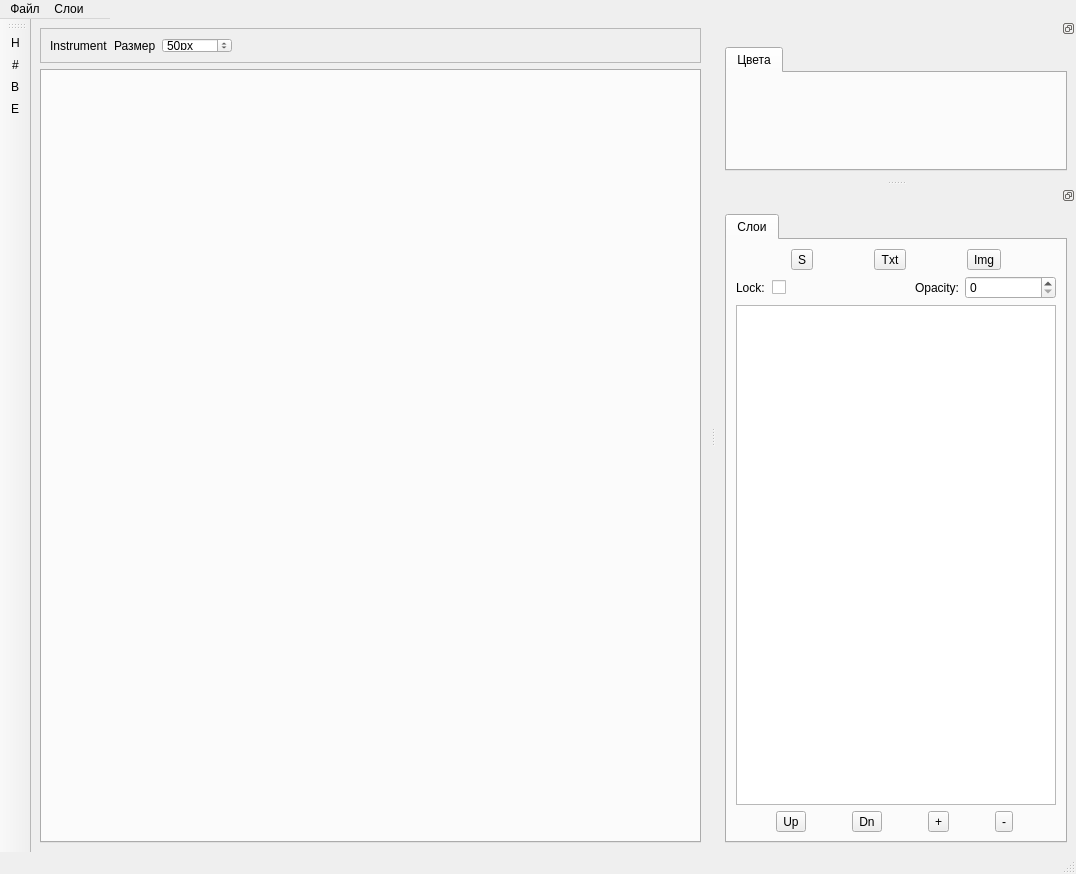
<?xml version="1.0" encoding="UTF-8"?>
<ui version="4.0">
 <class>MainWindow</class>
 <widget class="QMainWindow" name="MainWindow">
  <property name="geometry">
   <rect>
    <x>0</x>
    <y>0</y>
    <width>1076</width>
    <height>874</height>
   </rect>
  </property>
  <property name="minimumSize">
   <size>
    <width>800</width>
    <height>600</height>
   </size>
  </property>
  <property name="windowTitle">
   <string>MainWindow</string>
  </property>
  <widget class="QWidget" name="centralwidget">
   <layout class="QGridLayout" name="gridLayout">
    <item row="0" column="0">
     <widget class="QFrame" name="frame">
      <property name="minimumSize">
       <size>
        <width>0</width>
        <height>35</height>
       </size>
      </property>
      <property name="maximumSize">
       <size>
        <width>16777215</width>
        <height>35</height>
       </size>
      </property>
      <property name="frameShape">
       <enum>QFrame::StyledPanel</enum>
      </property>
      <property name="frameShadow">
       <enum>QFrame::Raised</enum>
      </property>
      <layout class="QHBoxLayout" name="horizontalLayout_5">
       <item>
        <widget class="QLabel" name="label_4">
         <property name="text">
          <string>Instrument</string>
         </property>
        </widget>
       </item>
       <item>
        <widget class="QLabel" name="label_3">
         <property name="maximumSize">
          <size>
           <width>60</width>
           <height>16777215</height>
          </size>
         </property>
         <property name="text">
          <string>Размер</string>
         </property>
        </widget>
       </item>
       <item>
        <widget class="QSpinBox" name="brushSize">
         <property name="minimumSize">
          <size>
           <width>70</width>
           <height>0</height>
          </size>
         </property>
         <property name="maximumSize">
          <size>
           <width>20</width>
           <height>16777215</height>
          </size>
         </property>
         <property name="suffix">
          <string>px</string>
         </property>
         <property name="maximum">
          <number>5000</number>
         </property>
         <property name="value">
          <number>50</number>
         </property>
        </widget>
       </item>
       <item>
        <spacer name="horizontalSpacer">
         <property name="orientation">
          <enum>Qt::Horizontal</enum>
         </property>
         <property name="sizeHint" stdset="0">
          <size>
           <width>40</width>
           <height>20</height>
          </size>
         </property>
        </spacer>
       </item>
      </layout>
     </widget>
    </item>
    <item row="1" column="0">
     <widget class="QTabWidget" name="tabWidget">
      <property name="currentIndex">
       <number>-1</number>
      </property>
      <property name="tabsClosable">
       <bool>true</bool>
      </property>
      <property name="movable">
       <bool>false</bool>
      </property>
     </widget>
    </item>
   </layout>
  </widget>
  <widget class="QMenuBar" name="menubar">
   <property name="geometry">
    <rect>
     <x>0</x>
     <y>0</y>
     <width>110</width>
     <height>21</height>
    </rect>
   </property>
   <property name="maximumSize">
    <size>
     <width>110</width>
     <height>16777215</height>
    </size>
   </property>
   <widget class="QMenu" name="menu">
    <property name="title">
     <string>Файл</string>
    </property>
    <addaction name="newAct"/>
    <addaction name="openAct"/>
    <addaction name="addAct"/>
    <addaction name="separator"/>
    <addaction name="saveAct"/>
    <addaction name="actionClose"/>
    <addaction name="actionCloseAll"/>
    <addaction name="separator"/>
    <addaction name="actionExit"/>
   </widget>
   <widget class="QMenu" name="menu_2">
    <property name="title">
     <string>Слои</string>
    </property>
    <addaction name="actionGetComposite"/>
    <addaction name="actionAddEmptyLayer"/>
   </widget>
   <addaction name="menu"/>
   <addaction name="menu_2"/>
  </widget>
  <widget class="QStatusBar" name="statusbar"/>
  <widget class="QDockWidget" name="dockWidget">
   <property name="minimumSize">
    <size>
     <width>145</width>
     <height>87</height>
    </size>
   </property>
   <property name="maximumSize">
    <size>
     <width>1000</width>
     <height>524287</height>
    </size>
   </property>
   <property name="font">
    <font>
     <weight>50</weight>
     <italic>false</italic>
     <bold>false</bold>
     <underline>false</underline>
     <strikeout>false</strikeout>
    </font>
   </property>
   <property name="features">
    <set>QDockWidget::DockWidgetFloatable|QDockWidget::DockWidgetMovable</set>
   </property>
   <attribute name="dockWidgetArea">
    <number>2</number>
   </attribute>
   <widget class="QWidget" name="dockWidgetContents_2">
    <layout class="QGridLayout" name="gridLayout_2">
     <item row="0" column="0">
      <widget class="QTabWidget" name="tabWidget_2">
       <property name="currentIndex">
        <number>0</number>
       </property>
       <widget class="QWidget" name="tab_3">
        <attribute name="title">
         <string>Цвета</string>
        </attribute>
        <layout class="QGridLayout" name="gridLayout_6">
         <item row="0" column="0">
          <layout class="QGridLayout" name="gridLayout_5"/>
         </item>
        </layout>
       </widget>
      </widget>
     </item>
    </layout>
   </widget>
  </widget>
  <widget class="QDockWidget" name="dockWidget_3">
   <property name="sizePolicy">
    <sizepolicy hsizetype="Preferred" vsizetype="Preferred">
     <horstretch>0</horstretch>
     <verstretch>0</verstretch>
    </sizepolicy>
   </property>
   <property name="minimumSize">
    <size>
     <width>360</width>
     <height>276</height>
    </size>
   </property>
   <property name="maximumSize">
    <size>
     <width>1000</width>
     <height>524287</height>
    </size>
   </property>
   <property name="features">
    <set>QDockWidget::DockWidgetFloatable|QDockWidget::DockWidgetMovable</set>
   </property>
   <attribute name="dockWidgetArea">
    <number>2</number>
   </attribute>
   <widget class="QWidget" name="dockWidgetContents_4">
    <layout class="QGridLayout" name="gridLayout_3">
     <item row="4" column="0">
      <widget class="QTabWidget" name="tabLayers">
       <property name="currentIndex">
        <number>0</number>
       </property>
       <widget class="QWidget" name="tab_5">
        <attribute name="title">
         <string>Слои</string>
        </attribute>
        <layout class="QGridLayout" name="gridLayout_4">
         <item row="0" column="0">
          <layout class="QHBoxLayout" name="horizontalLayout">
           <property name="sizeConstraint">
            <enum>QLayout::SetDefaultConstraint</enum>
           </property>
           <item>
            <widget class="QToolButton" name="btnSettingsLayer">
             <property name="text">
              <string>S</string>
             </property>
            </widget>
           </item>
           <item>
            <widget class="QToolButton" name="btnAddTxt">
             <property name="text">
              <string>Txt</string>
             </property>
            </widget>
           </item>
           <item>
            <widget class="QToolButton" name="btnAddImg">
             <property name="text">
              <string>Img</string>
             </property>
            </widget>
           </item>
          </layout>
         </item>
         <item row="1" column="0">
          <layout class="QHBoxLayout" name="horizontalLayout_3">
           <item>
            <widget class="QLabel" name="label_2">
             <property name="maximumSize">
              <size>
               <width>30</width>
               <height>16777215</height>
              </size>
             </property>
             <property name="text">
              <string>Lock:</string>
             </property>
            </widget>
           </item>
           <item>
            <widget class="QCheckBox" name="checkBoxLock">
             <property name="text">
              <string/>
             </property>
            </widget>
           </item>
           <item>
            <widget class="QLabel" name="label">
             <property name="text">
              <string>Opacity:</string>
             </property>
             <property name="alignment">
              <set>Qt::AlignRight|Qt::AlignTrailing|Qt::AlignVCenter</set>
             </property>
            </widget>
           </item>
           <item>
            <widget class="QSpinBox" name="spinBoxOpacity">
             <property name="maximum">
              <number>100</number>
             </property>
            </widget>
           </item>
          </layout>
         </item>
         <item row="2" column="0">
          <widget class="QListWidget" name="listLayers"/>
         </item>
         <item row="3" column="0">
          <layout class="QHBoxLayout" name="horizontalLayout_2">
           <item>
            <widget class="QToolButton" name="btnUpLayer">
             <property name="text">
              <string>Up</string>
             </property>
            </widget>
           </item>
           <item>
            <widget class="QToolButton" name="btnDownLayer">
             <property name="text">
              <string>Dn</string>
             </property>
            </widget>
           </item>
           <item>
            <widget class="QToolButton" name="btnAddLayer">
             <property name="text">
              <string>+</string>
             </property>
            </widget>
           </item>
           <item>
            <widget class="QToolButton" name="btnDeleteLayer">
             <property name="text">
              <string>-</string>
             </property>
            </widget>
           </item>
          </layout>
         </item>
        </layout>
       </widget>
      </widget>
     </item>
    </layout>
   </widget>
  </widget>
  <widget class="QToolBar" name="toolBar">
   <property name="windowTitle">
    <string>toolBar</string>
   </property>
   <property name="allowedAreas">
    <set>Qt::LeftToolBarArea|Qt::RightToolBarArea</set>
   </property>
   <property name="orientation">
    <enum>Qt::Vertical</enum>
   </property>
   <attribute name="toolBarArea">
    <enum>LeftToolBarArea</enum>
   </attribute>
   <attribute name="toolBarBreak">
    <bool>false</bool>
   </attribute>
   <addaction name="actionHand"/>
   <addaction name="actionMoveTool"/>
   <addaction name="actionBrush"/>
   <addaction name="actionErasier"/>
  </widget>
  <action name="actionOpen">
   <property name="text">
    <string>Open</string>
   </property>
  </action>
  <action name="openAct">
   <property name="text">
    <string>Открыть...</string>
   </property>
   <property name="shortcut">
    <string>Ctrl+O</string>
   </property>
  </action>
  <action name="addAct">
   <property name="text">
    <string>Добавить...</string>
   </property>
   <property name="shortcut">
    <string>Ctrl+Shift+O</string>
   </property>
  </action>
  <action name="saveAct">
   <property name="text">
    <string>Сохранить</string>
   </property>
   <property name="shortcut">
    <string>Ctrl+S</string>
   </property>
  </action>
  <action name="newAct">
   <property name="text">
    <string>Создать...</string>
   </property>
   <property name="shortcut">
    <string>Ctrl+N</string>
   </property>
  </action>
  <action name="actionHand">
   <property name="text">
    <string>H</string>
   </property>
   <property name="toolTip">
    <string>Hand</string>
   </property>
   <property name="shortcut">
    <string>H</string>
   </property>
  </action>
  <action name="actionMoveTool">
   <property name="text">
    <string>#</string>
   </property>
   <property name="toolTip">
    <string>Move tool</string>
   </property>
   <property name="shortcut">
    <string>V</string>
   </property>
  </action>
  <action name="actionClose">
   <property name="text">
    <string>Закрыть</string>
   </property>
   <property name="shortcut">
    <string>Ctrl+W</string>
   </property>
  </action>
  <action name="actionCloseAll">
   <property name="text">
    <string>Звкрыть все</string>
   </property>
   <property name="shortcut">
    <string>Ctrl+Alt+W</string>
   </property>
  </action>
  <action name="actionExit">
   <property name="text">
    <string>Выход</string>
   </property>
   <property name="shortcut">
    <string>Ctrl+Q</string>
   </property>
  </action>
  <action name="actionGetComposite">
   <property name="text">
    <string>Добавить общий слой</string>
   </property>
   <property name="shortcut">
    <string>Ctrl+Shift+E</string>
   </property>
  </action>
  <action name="actionAddEmptyLayer">
   <property name="text">
    <string>Добавить слой</string>
   </property>
  </action>
  <action name="actionBrush">
   <property name="text">
    <string>B</string>
   </property>
   <property name="toolTip">
    <string>Brush tool</string>
   </property>
   <property name="shortcut">
    <string>B</string>
   </property>
  </action>
  <action name="actionErasier">
   <property name="text">
    <string>E</string>
   </property>
   <property name="toolTip">
    <string>Erasier</string>
   </property>
   <property name="shortcut">
    <string>R</string>
   </property>
  </action>
 </widget>
 <resources/>
 <connections/>
</ui>
